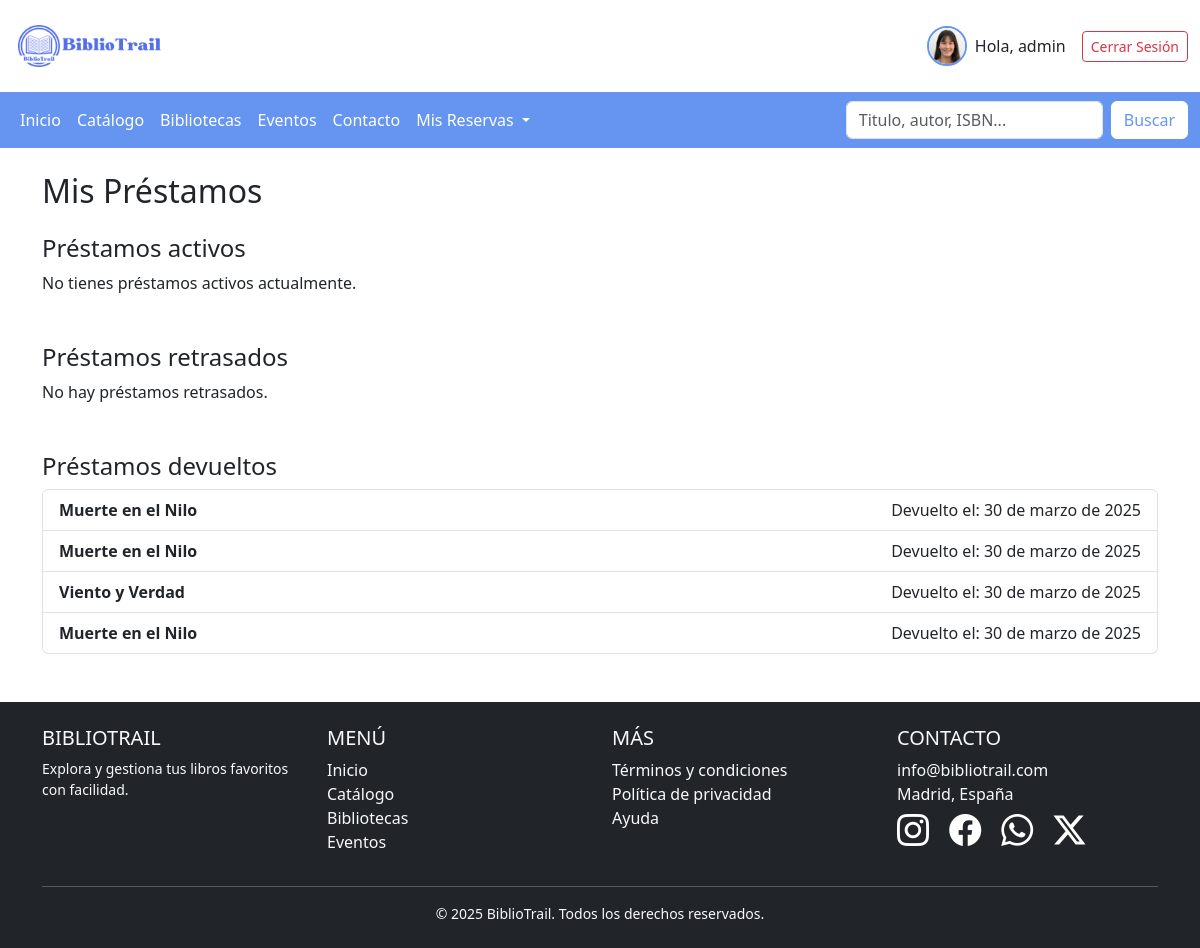
Page /reservas/mis-prestamos/ (signed in) on the earlier database version.
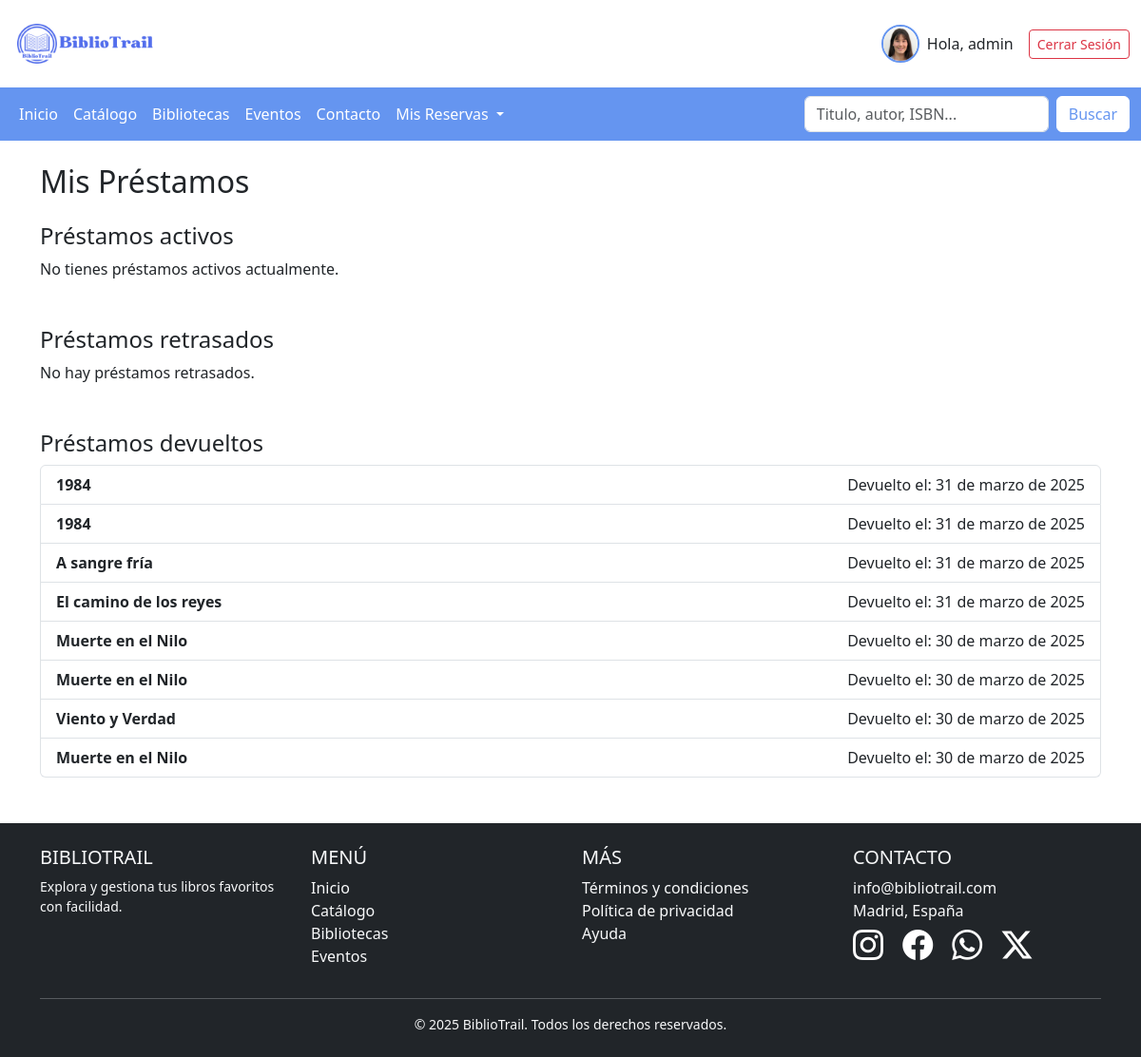
Same page on the later database version.
### autenticacion/models.py (models this page shows, shortened)
class PerfilUsuario(models.Model):
    user = models.OneToOneField(User, on_delete=models.CASCADE, related_name="perfil")
    nombre = models.CharField(max_length=200, blank=True, null=True)
    apellido = models.CharField(max_length=200, blank=True, null=True)
    email = models.EmailField(max_length=500, blank=True, null=True)
    username = models.CharField(max_length=200, blank=True, null=True)
    dni = models.CharField(max_length=9, unique=True, blank=True, null=True, help_text="Ingrese su DNI")
    sexo = models.CharField(max_length=6, choices=[('M', 'Hombre'), ('F', 'Mujer')], blank=True, null=True)
    direccion = models.TextField(max_length=250, blank=True, null=True, help_text="Ingrese la dirección de su domicilio")
    codigo_postal = models.CharField(max_length=5, blank=True, null=True)
    ciudad = models.CharField(max_length=40, blank=True, null=True)
    provincia = models.CharField(max_length=40, blank=True, null=True)
    avatar = models.ImageField(null=True,blank=True , default="avatar.svg")
    bio = models.TextField(null=True)
    created = models.DateTimeField(auto_now_add=True)
    class Meta:
        ordering = ['created']
        verbose_name = "Perfil de usuario"
        verbose_name_plural = "Perfiles de usuarios"

### catalogo/models.py (models this page shows, shortened)
class PrestamoUsuario(models.Model):
    usuario = models.ForeignKey(PerfilUsuario, on_delete=models.CASCADE)
    titulo_libro = models.CharField(max_length=200)  # Título del libro prestado
    biblioteca_origen = models.CharField(max_length=100)  # Ej: "biblioteca1" o una URL base
    ejemplar_id = models.CharField(max_length=100)  # UUID o ID que recibo desde la API de la biblioteca
    fecha_prestamo = models.DateField(default=timezone.now)
    fecha_devolucion = models.DateField(null=True, blank=True)
    fecha_limite = models.DateField(null=True, blank=True)
    ESTADO = (
        ('a', 'Activo'),
        ('d', 'Devuelto'),
        ('r', 'Retrasado'),
    )
    estado = models.CharField(max_length=1, choices=ESTADO, default='a')
    class Meta:
        ordering = ['-fecha_prestamo']
        verbose_name = "Préstamo de usuario"
        verbose_name_plural = "Préstamos de usuarios"

### reservas/views.py (the view, shortened to what this page needs)
# urls.py: path('mis-prestamos/', views.mis_prestamos, name='mis_prestamos'),
@login_required
def mis_prestamos(request):
    usuario = request.user.perfil
    prestamos_qs = PrestamoUsuario.objects.filter(usuario=usuario, estado__in=['a', 'r'])
    prestamos_activos = []
    prestamos_devueltos = PrestamoUsuario.objects.filter(usuario=usuario, estado='d')
    return render(request, "reservas/mis_prestamos.html", {
        "prestamos_activos": prestamos_activos,
        "prestamos_devueltos": prestamos_devueltos,
    })

### reservas/templates/reservas/mis_prestamos.html
{% extends "BibliotrailApp/base.html" %}
{% load static %}
{% block content %}
<div class="container mt-4">
    <h2 class="mb-4">Mis Préstamos</h2>
    <div class="mb-5">
        <h4>Préstamos activos</h4>
        {% if prestamos_activos %}
            <div class="row">
                {% for prestamo in prestamos_activos %}
                <div class="col-12 mb-3">
                    <div class="card shadow-sm" style="background-color: #f0f4fa; font-size: 0.9rem;">
                      <div class="row g-0 align-items-center">
                        <div class="col-3 col-sm-2 col-md-2 d-flex justify-content-center">
                          {% if prestamo.portada %}
                            <img src="{{ prestamo.portada }}" class="img-fluid rounded-start p-2" alt="Portada del libro" style="max-height: 160px; object-fit: contain;">
                          {% else %}
                            <img src="https://via.placeholder.com/120x160" class="img-fluid rounded-start p-2" alt="Portada no disponible" style="max-height: 160px;">
                          {% endif %}
                        </div>
                        <div class="col-7 col-sm-8 col-md-8 border-end" style="padding: 12px 16px;">
                          <h5 class="card-title mb-2">{{ prestamo.titulo_libro }}</h5>
                          <p class="mb-1"><strong>Autor:</strong> {{ prestamo.autor|default:"No disponible" }}</p>
                          <p class="mb-1"><strong>Editorial:</strong> {{ prestamo.editorial|default:"-" }}</p>
                        </div>
                        <div class="col-2 d-flex flex-column justify-content-center align-items-center p-2 text-center">
                          <small><strong>Reservado:</strong><br>{{ prestamo.fecha_prestamo }}</small>
                          <small class="mt-1" style="color: red;"><strong>Caduca:</strong><br>{{ prestamo.fecha_limite }}</small>
                          {% if prestamo.estado == 'r' %}
                            <small class="text-danger mt-1">Retrasado</small>
                          {% endif %}
                        </div>
                      </div>
                    </div>
                  </div>
                {% endfor %}
            </div>
        {% else %}
            <p>No tienes préstamos activos actualmente.</p>
        {% endif %}
    </div>
    <div class="mb-5">
        <h4>Préstamos retrasados</h4>
        {% if prestamos_retrasados %}
            <ul class="list-group">
                {% for prestamo in prestamos_retrasados %}
                    <li class="list-group-item d-flex justify-content-between align-items-center">
                        <strong>{{ prestamo.titulo_libro }}</strong>
                        <span style="color: red;">
                            Vencía: {{ prestamo.fecha_limite|default:"Desconocida" }}
                        </span>
                    </li>
                {% endfor %}
            </ul>
        {% else %}
            <p>No hay préstamos retrasados.</p>
        {% endif %}
    </div>
    <div>
        <h4>Préstamos devueltos</h4>
        {% if prestamos_devueltos %}
            <ul class="list-group">
                {% for prestamo in prestamos_devueltos %}
                    <li class="list-group-item d-flex justify-content-between align-items-center">
                        <strong>{{ prestamo.titulo_libro }}</strong>
                        <span>
                            Devuelto el: {{ prestamo.fecha_devolucion }}
                        </span>
                    </li>
                {% endfor %}
            </ul>
        {% else %}
            <p>No has devuelto ningún libro todavía.</p>
        {% endif %}
    </div>
</div>
{% endblock %}

### BibliotrailApp/templates/BibliotrailApp/base.html (shortened to what this page needs)
<!DOCTYPE html>
<html lang="en">
<head>
    {% load static %}
    <link href="https://cdn.jsdelivr.net/npm/bootstrap@5.3.3/dist/css/bootstrap.min.css" rel="stylesheet">
    <link rel="stylesheet" href="https://cdn.jsdelivr.net/npm/bootstrap-icons@1.11.3/font/bootstrap-icons.min.css">
    <link href="{% static 'BibliotrailApp/css/style.css' %}" rel="stylesheet">
</head>
<body>
    <header class="container-fluid py-3">
        <div class="row align-items-center">
            <div class="col-6 col-md-3">
                <img src="{% static 'BibliotrailApp/images/BiblioTrail.png' %}" alt="Logo BiblioTrail" class="img-fluid" style="max-width: 150px;">
            </div>
            <div class="col-6 col-md-9 text-end">
                <div class="d-flex flex-column flex-sm-row align-items-center justify-content-end gap-3">
                    {% if user.is_authenticated %}
                        <a href="{% url 'perfil' %}" class="d-flex align-items-center text-decoration-none text-dark">
                            <img src="{{request.user.perfil.avatar.url}}" alt="Avatar"
                                class="rounded-circle img-fluid" style="width: 40px; height: 40px; object-fit: cover; border: 2px solid #6595f0;">
                            <span class="ms-2 d-none d-sm-inline">Hola, {{ user.username }}</span>
                        </a>
                        <a href="{% url 'cerrar_sesion' %}" class="btn btn-outline-danger btn-sm">Cerrar Sesión</a>
                    {% else %}
                        <a href="{% url 'register' %}" class="btn btn-danger btn-sm">Registrarse</a>
                        <a href="{% url 'iniciar_sesion' %}" class="btn btn-outline-danger btn-sm">Iniciar Sesión</a>
                    {% endif %}
                </div>
            </div>
        </div>
    </header>
    <nav class="navbar navbar-expand-lg navbar-custom">
        <div class="container-fluid" >
            <div class="collapse navbar-collapse" id="navbarSupportedContent">
                <ul class="navbar-nav me-auto mb-2 mb-lg-0">
                    <li class="nav-item">
                        <a class="nav-link {% if request.path == '/' %} active {% endif %}" aria-current="page" href="{% url 'Inicio' %}">Inicio</a>
                    </li>
                    <li class="nav-item ">
                        <a class="nav-link {% if request.path == '/catalogo/' %} active {% endif %}" href="{% url 'Catalogo' %}">Catálogo</a>
                    </li>
                    <li class="nav-item">
                        <a class="nav-link {% if request.path == '/bibliotecas/' %} active {% endif %}" href="{% url 'Bibliotecas' %}">Bibliotecas</a>
                    </li>
                    <li class="nav-item">
                        <a class="nav-link {% if request.path == '/eventos/' %} active {% endif %}" href="{% url 'Eventos' %}">Eventos</a>
                    </li>
                    <li class="nav-item">
                        <a class="nav-link {% if request.path == '/contacto/' %} active {% endif %}" href="{% url 'Contacto' %}">Contacto</a>
                    </li>
                    <li class="nav-item dropdown">
                        <a class="nav-link dropdown-toggle" href="{% url 'Reservas' %}" role="button" data-bs-toggle="dropdown" aria-expanded="false">
                            Mis Reservas
                        </a>
                    </li>
                </ul>
                <form class="d-flex" role="search">
                    <input class="form-control me-2" type="search" placeholder="Titulo, autor, ISBN..." aria-label="Search">
                    <button class="btn custom-search-btn" type="submit">Buscar</button>
                </form>
            </div>
        </div>
    </nav>
     {% block content %}
     {% endblock %}
    <footer class="bg-dark text-light py-4 mt-5">
        <div class="container">
            <div class="row text-center text-md-start">
                <div class="col-md-3 mb-4 mb-md-0">
                    <h5 class="text-uppercase">BiblioTrail</h5>
                    <p class="small">Explora y gestiona tus libros favoritos con facilidad.</p>
                </div>
                <div class="col-md-3 mb-4 mb-md-0">
                    <h5 class="text-uppercase">Menú</h5>
                    <ul class="list-unstyled">
                        <li><a href="{% if request.path == '/' %} # {% else %} {% url 'Inicio' %} {% endif %}" class="text-light text-decoration-none">Inicio</a></li>
                        <li><a href="{% url 'Catalogo' %}" class="text-light text-decoration-none">Catálogo</a></li>
                        <li><a href="{% url 'Bibliotecas' %}" class="text-light text-decoration-none">Bibliotecas</a></li>
                        <li><a href="{% url 'Eventos' %}" class="text-light text-decoration-none">Eventos</a></li>
                    </ul>
                </div>
                <div class="col-md-3 mb-4 mb-md-0">
                    <h5 class="text-uppercase">Más</h5>
                    <ul class="list-unstyled">
                        <li><a href="#" class="text-light text-decoration-none">Términos y condiciones</a></li>
                        <li><a href="#" class="text-light text-decoration-none">Política de privacidad</a></li>
                        <li><a href="#" class="text-light text-decoration-none">Ayuda</a></li>
                    </ul>
                </div>
                <div class="col-md-3">
                    <h5 class="text-uppercase">Contacto</h5>
                    <ul class="list-unstyled">
                        <li> info@bibliotrail.com</li>
                        <li> Madrid, España</li>
                        <a href="#" class="text-decoration-none text-white"><i class="bi bi-instagram fs-2 me-3"></i></a>
                        <a href="#" class="text-decoration-none text-white"><i class="bi bi-facebook fs-2 me-3"></i></a>
                        <a href="#" class="text-decoration-none text-white"><i class="bi bi-whatsapp fs-2 me-3"></i></a>
                        <a href="#" class="text-decoration-none text-white"><i class="bi bi-twitter-x fs-2 me-3"></i></a>
                    </ul>
                </div>
            </div>
            <hr class="bg-light">
            <div class="text-center">
                <p class="small mb-0">&copy; 2025 BiblioTrail. Todos los derechos reservados.</p>
            </div>
        </div>
    </footer>
</body>
</html>

### BibliotrailApp/static/BibliotrailApp/css/style.css (style rules this page uses)
.navbar-custom { background-color: #6595f0 !important; }
.navbar-custom .navbar-nav .nav-link { color: white !important; }
.custom-search-btn { color: #6595f0; background-color: white; border-color: white; }

Differences in the rows shown:
added PrestamoUsuario: titulo_libro "1984", fecha_devolucion "31 de marzo de 2025"
added PrestamoUsuario: titulo_libro "1984", fecha_devolucion "31 de marzo de 2025"
added PrestamoUsuario: titulo_libro "A sangre fría", fecha_devolucion "31 de marzo de 2025"
added PrestamoUsuario: titulo_libro "El camino de los reyes", fecha_devolucion "31 de marzo de 2025"
